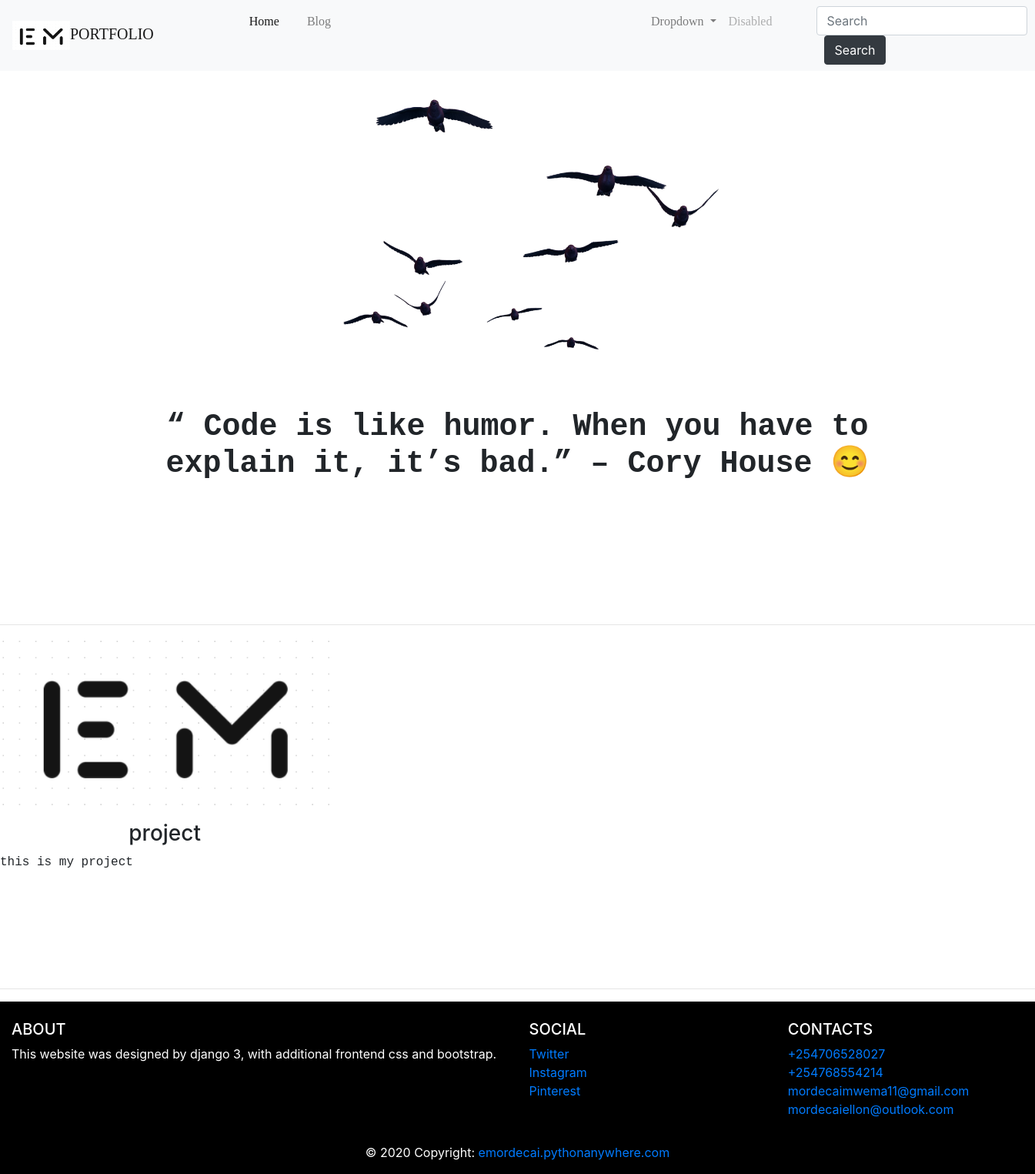
The app's page /, older data.
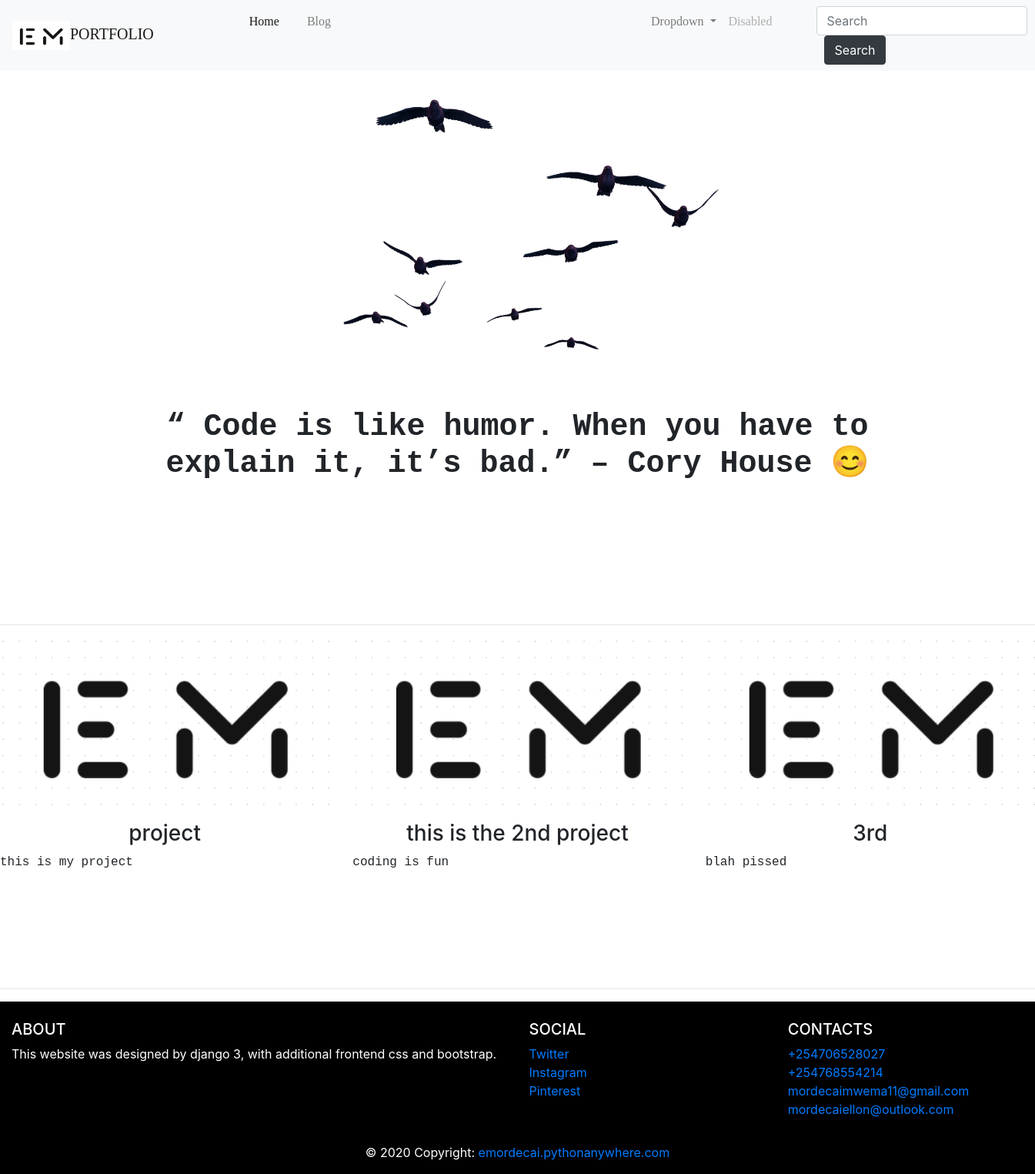
The same page, newer data.
### portfolio/models.py (models this page shows)
class Project(models.Model):
    title = models.CharField(max_length=200)
    description = models.CharField(max_length=250)
    image = models.ImageField(upload_to='portfolio/images/')
    url = models.URLField(blank=True)

### portfolio/views.py (the view)
# urls.py: 2. Add a URL to urlpatterns:  path('', views.home, name='home')
def home(request):
    projects = Project.objects.all()
    return render(request, 'portfolio/index.html', {'projects': projects}, )

### portfolio/templates/portfolio/index.html (shortened to what this page needs)
{% extends "portfolio/base.html" %}
{% block content %}
{% load static %}
<head>
<link rel="stylesheet" href="https://stackpath.bootstrapcdn.com/bootstrap/4.5.0/css/bootstrap.min.css">
<link rel="stylesheet" type="text/css" href="{% static 'portfolio/custom2.css' %}">
</head>
<div class="row justify-content-center my-3">
  <div class="col-5">
    <img src="{% static 'portfolio/Bird-Free-PNG-Image.png' %}" class="img-fluid">
  </div>
</div>
<div class="row justify-content-center mb-3">
  <div class="col-md-9 text-center">
    <h1 id="hometext"class="font-weight-bold" style="font-family: 'Source Code Pro', monospace;">“ Code is like humor. When you have to explain it, it’s bad.” – Cory House 😊 </h1>
  </div>
</div>
<br>
<br>
<br>
<br>
<br>
<br>
<hr>
<div class="row" >
  {% for project in projects %}
  <div class="col-lg-4 col-md-6">
    {% if project.url %}
    <a href="{{ project.url }}">
      <img src="{{ project.image.url }}" class="img-fluid mb-2">
    </a>
    {% else %}
    <img src="{{ project.image.url }}" class="img-fluid mb-2">
    {% endif %}
    <h3 class="row justify-content-center my-2" style="font-family: font-family: 'Inconsolata', monospace;">{{ project.title }}</h3>
    <p style="font-family: 'Source Code Pro', monospace;">{{ project.description }}</p>
  </div>
    {% endfor %}
</div>
<br>
<br>
<br>
<br>
<br>
<hr>
<footer style="background-color: black">
<footer class="page-footer font-small blue pt-4">
  <div class="container-fluid text-center text-md-left">
    <div class="row">
      <div class="col-md-6 mt-md-0 mt-3" style="color: white">
        <h5 class="text-uppercase">about</h5>
        <p>This website was designed by django 3, with additional frontend css and bootstrap.</p>
      </div>
      <div class="col-md-3 mb-md-0 mb-3">
        <h5 class="text-uppercase" style=" color: white">Social</h5>
        <ul class="list-unstyled">
          <li>
            <a href="https://twitter.com/poordrunkard">Twitter</a>
          </li>
          <li>
            <a href="https://www.instagram.com/elllooon/">Instagram</a>
          </li>
          <li>
            <a href="https://www.pinterest.com/aryaspancakes/boards/">Pinterest</a>
          </li>
        </ul>
      </div>
      <div class="col-md-3 mb-md-0 mb-3">
        <h5 class="text-uppercase" style="color: white">Contacts</h5>
        <ul class="list-unstyled">
          <li>
            <a href="#!">+254706528027</a>
          </li>
          <li>
            <a href="#!">+254768554214</a>
          </li>
          <li>
           <a href = "mailto: mordecaimwema11@gmail.com">mordecaimwema11@gmail.com</a>
          </li>
          <li>
          <a href= " malito: mordecaiellon@outlook.com">mordecaiellon@outlook.com</a>
          </li>
        </ul>
      </div>
    </div>
  </div>
  <div class="footer-copyright text-center py-3" style="color: white">© 2020 Copyright:
    <a href="https://mdbootstrap.com/"> emordecai.pythonanywhere.com</a>
  </div>
</footer>
</footer>
{% endblock %}

Row changes from the older to the newer data that the page shows:
added Project: image (picture), title "this is the 2nd project", description "coding is fun"
added Project: image (picture), title "3rd", description "blah pissed"
